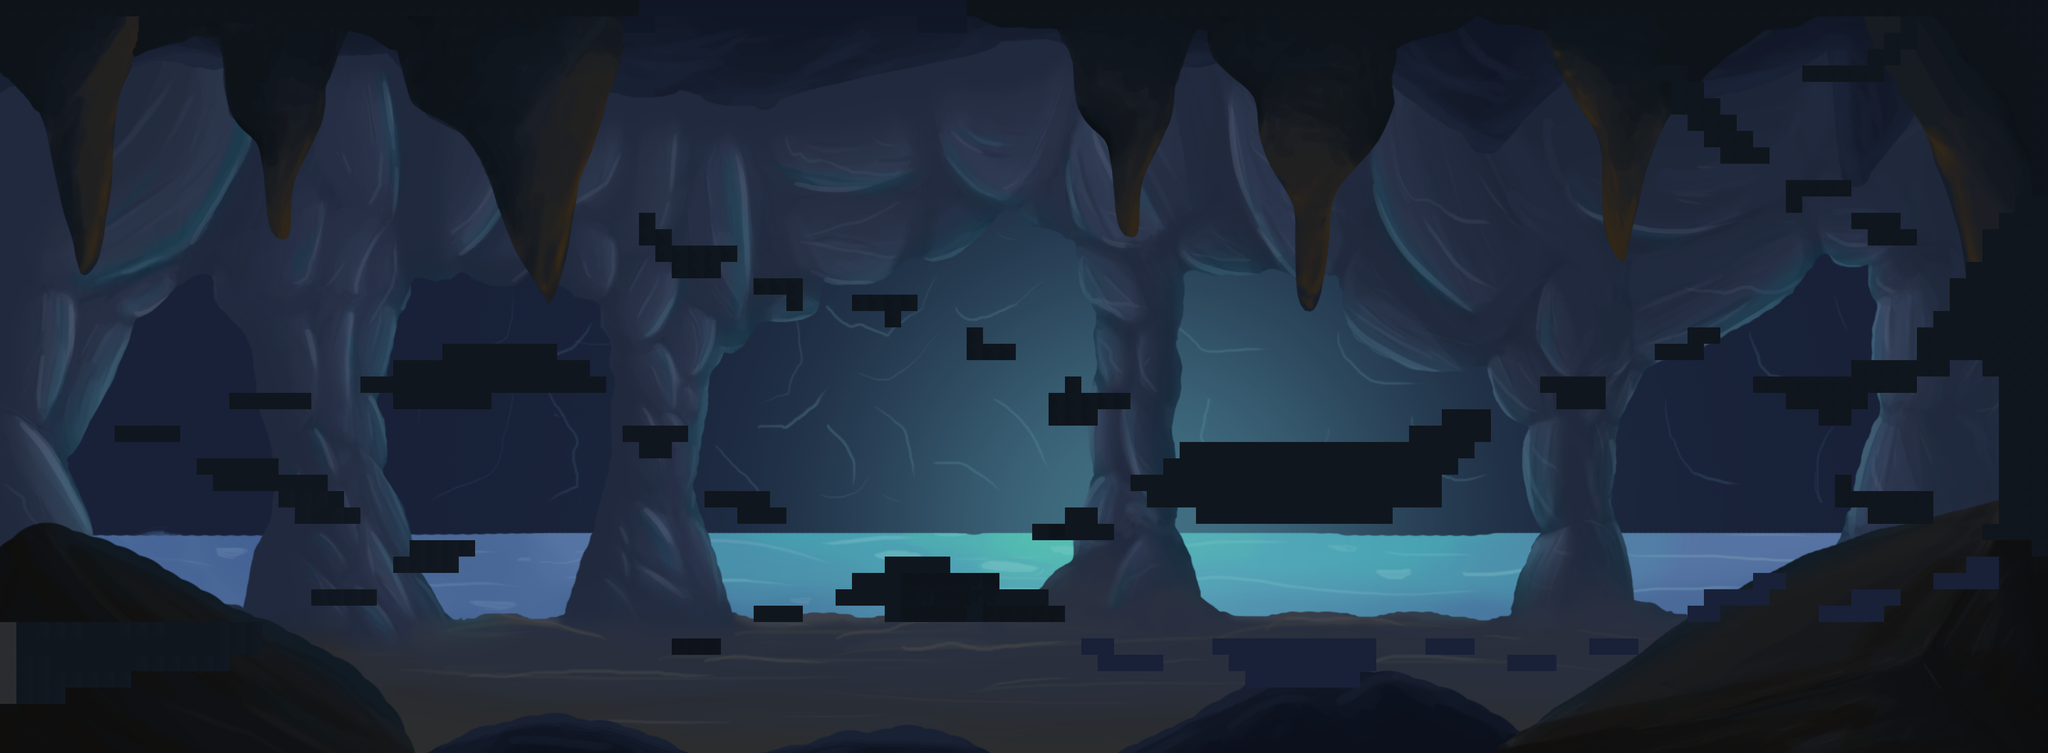

A level layout from a 2D game, rendered from its tile map. Below: a short description, then the map file with tile-grid data replaced by summaries:
An orthogonal 125x46 tile map with 32x32 px tiles, 2 tile layers (Background, Collision Layer) and 107 objects.

<map version="1.5" tiledversion="1.5.0" orientation="orthogonal" renderorder="right-down" width="125" height="46" tilewidth="32" tileheight="32" infinite="0" nextlayerid="4" nextobjectid="115">
 <tileset firstgid="1" name="cave" tilewidth="32" tileheight="32" tilecount="5625" columns="125">
  <image source="../cave4000.png" width="4000" height="1466" />
 </tileset>
 <layer id="1" name="Background" width="125" height="46">
  <data>[5750 cells, 5750 non-empty, 5618 distinct tile ids]</data>
 </layer>
 <layer id="2" name="Collision Layer" width="125" height="46">
  <data>[5750 cells, 580 non-empty, 11 distinct tile ids]</data>
 </layer>
 <objectgroup id="3" name="Collision">
  <object id="5" x="608" y="1152" width="130" height="31" />
  <object id="6" x="801" y="1055" width="126" height="34" />
  <object id="7" x="768" y="1087" width="128" height="31" />
  <object id="8" x="385" y="895" width="158" height="33" />
  <object id="9" x="418" y="926" width="221" height="32" />
  <object id="10" x="544" y="958" width="127" height="34" />
  <object id="11" x="575" y="993" width="128" height="30" />
  <object id="13" x="224" y="831" width="128" height="32" />
  <object id="14" x="864" y="672" width="224" height="96" />
  <object id="15" x="704" y="736" width="160" height="32" />
  <object id="16" x="768" y="704" width="384" height="64" />
  <object id="17" x="768" y="768" width="192" height="32" />
  <object id="18" x="1152" y="736" width="32" height="32" />
  <object id="19" x="1216" y="832" width="128" height="32" />
  <object id="20" x="1248" y="864" width="64" height="32" />
  <object id="21" x="1376" y="960" width="128" height="32" />
  <object id="22" x="1440" y="992" width="96" height="32" />
  <object id="23" x="1472" y="1184" width="96" height="32" />
  <object id="24" x="1312" y="1248" width="96" height="32" />
  <object id="25" x="1728" y="1152" width="320" height="64" />
  <object id="26" x="2048" y="1184" width="32" height="32" />
  <object id="27" x="1632" y="1152" width="96" height="32" />
  <object id="28" x="1664" y="1120" width="288" height="32" />
  <object id="29" x="1728" y="1088" width="128" height="32" />
  <object id="30" x="2016" y="1024" width="160" height="32" />
  <object id="31" x="2080" y="992" />
  <object id="32" x="2080" y="992" width="64" height="32" />
  <object id="33" x="2048" y="771" />
  <object id="34" x="2048" y="768" width="96" height="64" />
  <object id="35" x="2080" y="736" width="32" height="32" />
  <object id="36" x="2144" y="768" width="64" height="32" />
  <object id="37" x="1888" y="640" width="32" height="64" />
  <object id="38" x="1920" y="672" width="64" height="32" />
  <object id="39" x="1664" y="576" width="128" height="32" />
  <object id="40" x="1728" y="608" width="32" height="32" />
  <object id="41" x="1472" y="544" width="96" height="32" />
  <object id="42" x="1536" y="576" width="32" height="32" />
  <object id="43" x="1248" y="416" width="32" height="64" />
  <object id="44" x="1280" y="448" width="32" height="64" />
  <object id="45" x="1312" y="480" width="96" height="64" />
  <object id="46" x="1408" y="480" width="32" height="32" />
  <object id="47" x="2304" y="864" width="512" height="128" />
  <object id="48" x="2208" y="928" width="96" height="32" />
  <object id="49" x="2272" y="896" width="32" height="32" />
  <object id="50" x="2240" y="960" width="64" height="32" />
  <object id="51" x="2336" y="992" width="384" height="32" />
  <object id="52" x="2816" y="800" width="96" height="64" />
  <object id="53" x="2752" y="832" width="64" height="32" />
  <object id="54" x="2816" y="864" width="64" height="32" />
  <object id="55" x="2816" y="896" width="32" height="32" />
  <object id="56" x="3008" y="736" width="128" height="32" />
  <object id="57" x="3040" y="768" width="96" height="32" />
  <object id="58" x="3232" y="672" width="96" height="32" />
  <object id="59" x="3296" y="640" width="64" height="32" />
  <object id="60" x="3584" y="928" width="32" height="64" />
  <object id="61" x="3616" y="960" width="160" height="32" />
  <object id="62" x="3648" y="992" width="128" height="32" />
  <object id="63" x="3424" y="736" width="320" height="32" />
  <object id="64" x="3616" y="704" width="192" height="32" />
  <object id="65" x="3488" y="768" width="160" height="32" />
  <object id="66" x="3552" y="800" width="64" height="32" />
  <object id="67" x="3744" y="640" width="256" height="64" />
  <object id="68" x="3872" y="704" width="128" height="32" />
  <object id="69" x="3904" y="736" width="96" height="320" />
  <object id="70" x="3776" y="608" width="224" height="32" />
  <object id="71" x="3808" y="544" width="192" height="64" />
  <object id="72" x="3840" y="512" width="160" height="32" />
  <object id="73" x="3872" y="448" width="128" height="64" />
  <object id="74" x="3904" y="416" width="96" height="32" />
  <object id="75" x="3936" y="384" width="64" height="32" />
  <object id="76" x="3968" y="64" width="32" height="320" />
  <object id="77" x="3616" y="416" width="96" height="32" />
  <object id="78" x="3648" y="448" width="96" height="32" />
  <object id="79" x="3488" y="352" width="32" height="64" />
  <object id="80" x="3520" y="352" width="96" height="32" />
  <object id="81" x="3360" y="288" width="96" height="32" />
  <object id="82" x="3328" y="256" width="96" height="32" />
  <object id="83" x="3296" y="224" width="96" height="32" />
  <object id="84" x="3264" y="192" width="96" height="32" />
  <object id="85" x="3264" y="160" width="64" height="32" />
  <object id="86" x="3232" y="128" width="64" height="32" />
  <object id="87" x="3776" y="1120" width="128" height="32" />
  <object id="88" x="3840" y="1088" width="64" height="32" />
  <object id="89" x="3616" y="1152" width="96" height="32" />
  <object id="90" x="3552" y="1184" width="96" height="32" />
  <object id="91" x="3424" y="1120" width="32" height="32" />
  <object id="92" x="3328" y="1152" width="128" height="32" />
  <object id="93" x="3456" y="1120" width="32" height="32" />
  <object id="94" x="3296" y="1184" width="32" height="32" />
  <object id="95" x="3328" y="1184" width="32" height="32" />
  <object id="96" x="3648" y="1184" width="32" height="32" />
  <object id="97" x="3104" y="1248" width="96" height="32" />
  <object id="98" x="2944" y="1280" width="96" height="32" />
  <object id="99" x="2784" y="1248" width="96" height="32" />
  <object id="100" x="2368" y="1248" width="320" height="32" />
  <object id="101" x="2400" y="1280" width="288" height="32" />
  <object id="102" x="2432" y="1312" width="224" height="32" />
  <object id="103" x="2112" y="1248" width="64" height="32" />
  <object id="104" x="2144" y="1280" width="128" height="32" />
  <object id="105" x="3520" y="128" width="160" height="32" />
  <object id="106" x="3648" y="96" width="64" height="32" />
  <object id="107" x="3680" y="64" width="64" height="32" />
  <object id="108" x="3712" y="0" width="32" height="64" />
  <object id="109" x="0" y="1216" width="512" height="160" />
  <object id="110" x="0" y="864" width="32" height="352" />
  <object id="111" x="0" y="608" width="32" height="256" />
  <object id="114" x="448.043" y="768.043" width="159.913" height="31.9565" />
 </objectgroup>
</map>
